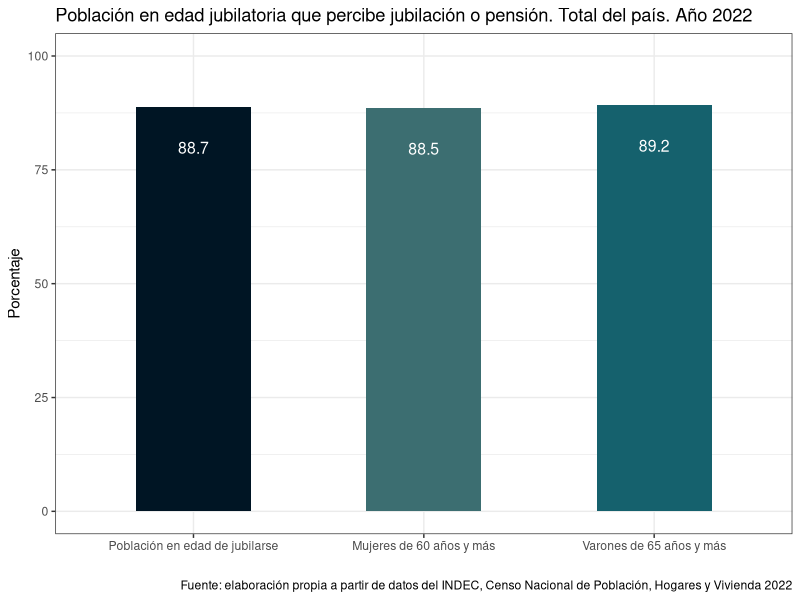
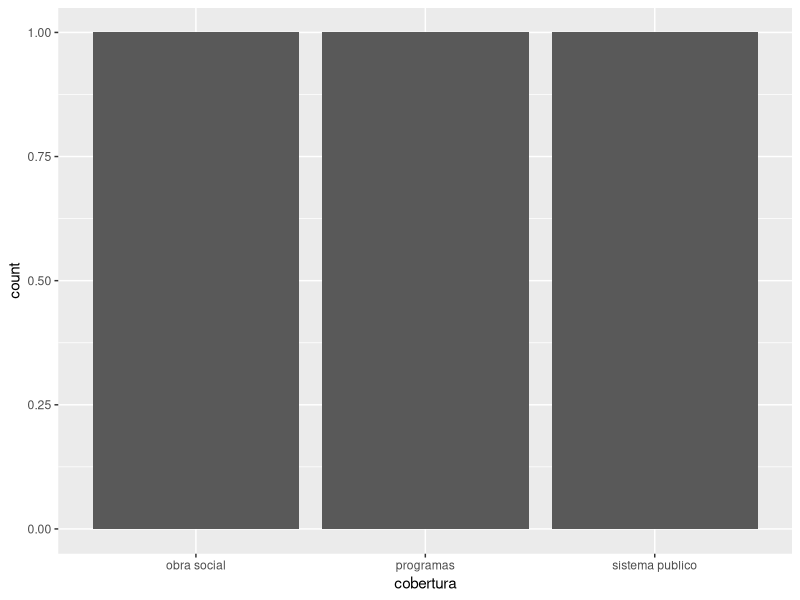
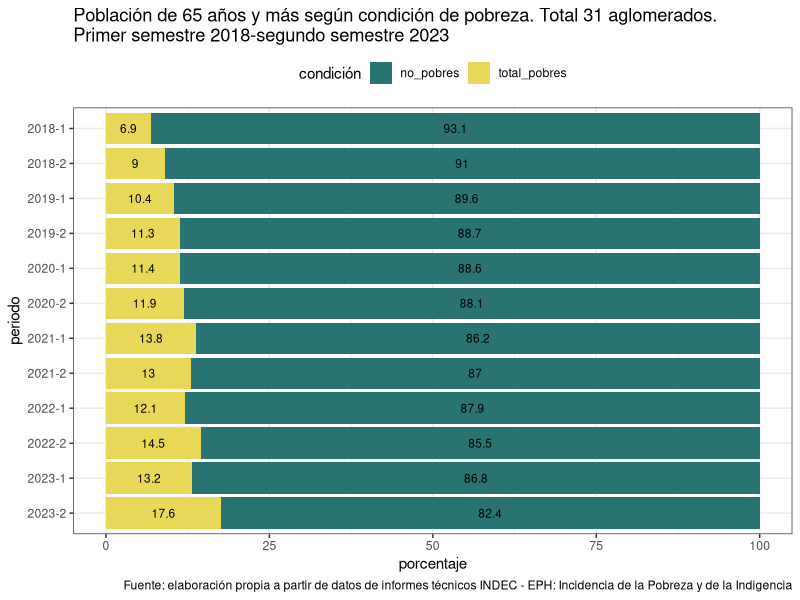
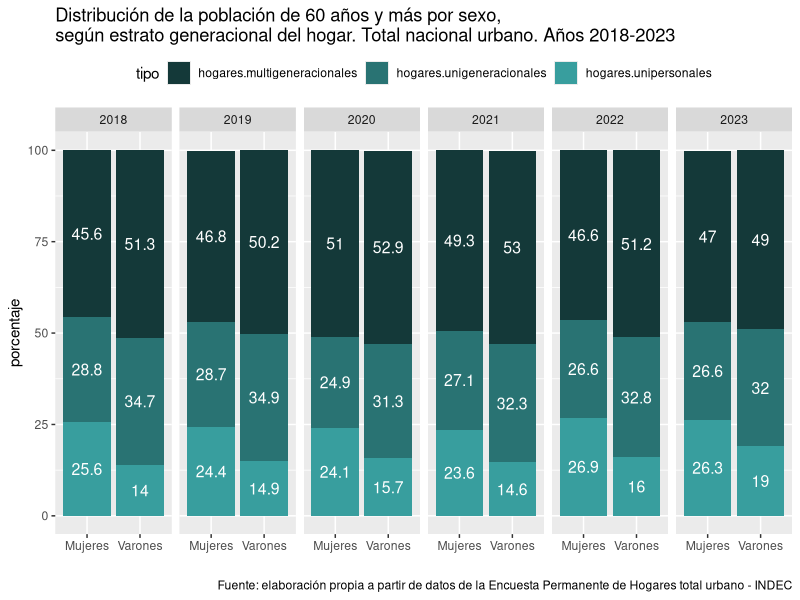
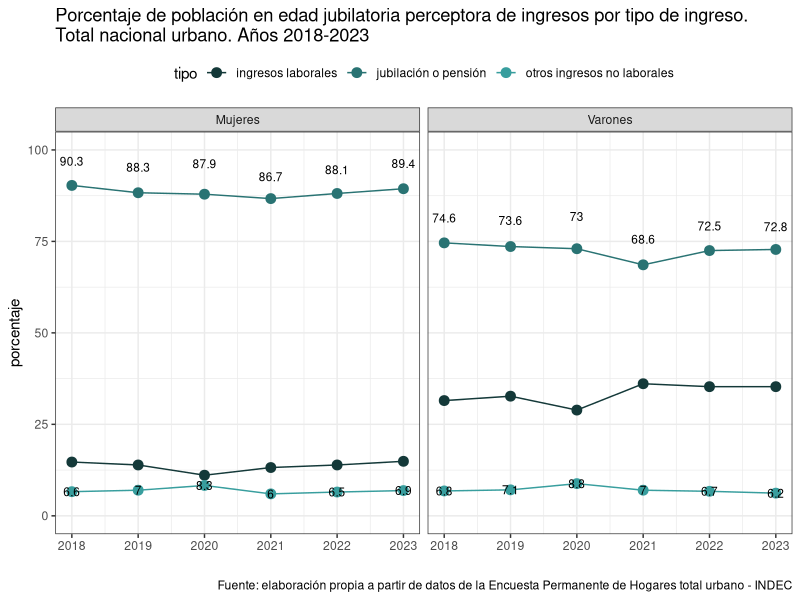
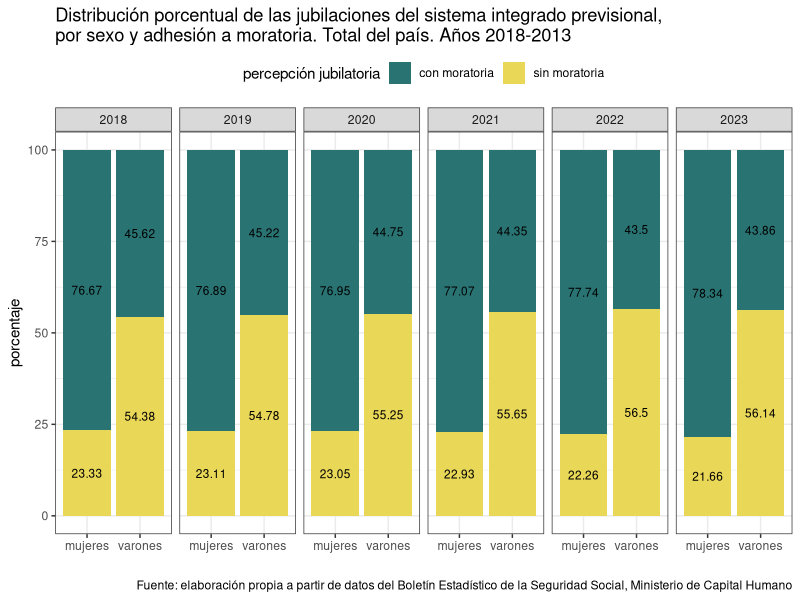

The R source for these figures, in order:
## ---- chunk 1
knitr::opts_chunk$set(echo = TRUE)

library(tidyverse)
library(openxlsx)
## ---- chunk 2
# EPH
pobreza <- read.xlsx("data/datos.xlsx", sheet = "pobreza")
estrato <- read.xlsx("data/datos.xlsx", sheet = "estrato")
ingresos  <- read.xlsx("data/datos.xlsx", sheet = "ingresos")

# CAPITAL HUMANO 
bess <- read.xlsx("data/datos.xlsx", sheet = "bess-1")

# CENSO 
salud  <- read.xlsx("data/datos.xlsx", sheet = "salud")
jubilacion <- read.xlsx("data/datos.xlsx", sheet = "jubilacion")
salud2 <- read.xlsx("data/datos.xlsx", sheet = "salud2")
## ---- chunk 3
jubilacion <- jubilacion %>% 
  mutate(sexo = factor(sexo, levels = c("total", "mujeres", "varones")),
         cobertura = case_when(
           sexo == "total" ~ "Población en edad de jubilarse",
           sexo == "mujeres" ~ "Mujeres de 60 años y más",
           sexo == "varones" ~ "Varones de 65 años y más"),
         cobertura = fct_relevel(cobertura, c("Población en edad de jubilarse", 
                                              "Mujeres de 60 años y más", 
                                              "Varones de 65 años y más")))

ggplot(jubilacion, aes(cobertura, porcentaje, fill = sexo)) +
  geom_col(width = 0.5) +
  ylim(c(0,100)) +
  #scale_fill_manual(values = c("#fb8b24","#d90368","#820263")) +
  scale_fill_manual(values = c("#001524","#3c6e71","#15616d")) +
  theme_bw() +
  theme(
    legend.position = "none"
  ) +
  geom_text(aes(label = porcentaje), 
            position = position_stack(vjust = 0.9), 
            size = 4, colour = "white") +
  labs(
    x = " ",
    y =  "Porcentaje",
    title = "Población en edad jubilatoria que percibe jubilación o pensión. Total del país. Año 2022",
    caption = "Fuente: elaboración propia a partir de datos del INDEC, Censo Nacional de Población, Hogares y Vivienda 2022"
  )
## ---- chunk 4
ggplot(salud, aes(cobertura)) +
  geom_bar()

## ---- chunk 5

## ---- chunk 6

gpobreza <- pobreza %>% 
  select(1:2,5:6) %>% 
  pivot_longer(cols = c(3:4), names_to = "pobreza", values_to = "value") %>% 
  mutate(periodo =  paste0(anio, "-", semestre)) 


ggplot(gpobreza, aes(periodo, value, fill = pobreza)) +
  geom_col() +
  scale_fill_manual(values = c("#297373", "#e9d758")) +
  theme_bw() +
  theme(
    legend.position = "top"
  ) +
  coord_flip() +
  scale_x_discrete(limits=rev) +
  geom_text(aes(label = value, group = pobreza), 
            position = position_stack(vjust = 0.5), 
            size = 3, colour = "black") +
  labs(
    x = "periodo",
    y = "porcentaje",
    fill = "condición",
    title = "Población de 65 años y más según condición de pobreza. Total 31 aglomerados. \nPrimer semestre 2018-segundo semestre 2023",
    caption = "Fuente: elaboración propia a partir de datos de informes técnicos INDEC - EPH: Incidencia de la Pobreza y de la Indigencia"
  )
  
## ---- chunk 7

estrato <- estrato %>% 
  filter(Grupo ==  "Total",
         Sexo != "Total") %>% 
  select(1, 3, 9:11) %>% 
  pivot_longer(cols = c(3:5), names_to = "tipo", values_to = "porcentaje")




ggplot(estrato, aes(Sexo, porcentaje, fill = tipo)) +
  geom_col() +
 scale_fill_manual(values = c("#143939","#297373", "#389e9e"))+
 facet_grid(~ANO4) +
#   theme_light() +
  labs(
    title = "Distribución de la población de 60 años y más por sexo,\nsegún estrato generacional del hogar. Total nacional urbano. Años 2018-2023",
    y = "porcentaje",
    caption = "Fuente: elaboración propia a partir de datos de la Encuesta Permanente de Hogares total urbano - INDEC",
    x = " "
  ) +
  geom_text(aes(label = porcentaje, group = Sexo),
            position = position_stack(vjust = .5),size = 4, colour = "white") +
 theme(legend.position = "top")
## ---- chunk 8
ingresos <- ingresos %>% 
  filter(CH04 != "Total") %>% 
  select(1,2, 7:9) %>% 
  pivot_longer(cols = c(3:5), names_to = "tipo", values_to = "porcentaje") %>% 
  mutate(tipo = 
           case_when(tipo == "Ingresos.laborales" ~ "ingresos laborales",
                     tipo == "Jubilación.o.pensión" ~ "jubilación o pensión",
                     tipo == "Otros.ingresos.no.laborales" ~ "otros ingresos no laborales")) %>% 
  rename(ano = "Año", sexo =  CH04)


ggplot(ingresos, aes(ano, porcentaje, group = tipo, colour = tipo)) +
  geom_point(size = 3) +
  geom_line(linetype = 1) +
  facet_wrap(~sexo) +
  ylim(c(0,100)) +
  scale_color_manual(values = c("#143939","#297373", "#389e9e"))+
 # facet_grid(ano ~ tipo) +
 theme_bw() +
  labs(
    title = "Porcentaje de población en edad jubilatoria perceptora de ingresos por tipo de ingreso. \nTotal nacional urbano. Años 2018-2023",
    y = "porcentaje",
    caption = "Fuente: elaboración propia a partir de datos de la Encuesta Permanente de Hogares total urbano - INDEC",
    x = " "
  ) +
  geom_text(aes(label = porcentaje, group = tipo),
            position = position_stack(vjust = 1),size = 3, colour = "black") +
 theme(legend.position = "top")

## ---- chunk 9
gbess <- bess %>% 
  filter(ano %in% c(2018:2023)) %>% 
  mutate(pp_con_v = round(con_moratoria_v/total_v*100,2),
         pp_sin_v = round(sin_moratoria_v/total_v*100,2),
         pp_con_m = round(con_moratoria_m/total_m*100,2),
         pp_sin_m = round(sin_moratoria_m/total_m*100,2)
         ) %>% 
  select(1, 8:11) %>% 
  pivot_longer(cols = c(2:5),names_to = "porcentaje", values_to = "value") %>% 
  mutate(sexo = case_when(porcentaje %in% c("pp_con_m","pp_sin_m") ~ "mujeres",
                          TRUE ~ "varones"),
         jubilacion =  case_when(porcentaje %in% c("pp_con_m","pp_con_v") ~ "con moratoria",
                          TRUE ~ "sin moratoria")
         )


ggplot(gbess, aes(sexo, value, fill = jubilacion))+
  geom_col() +
  facet_wrap(~ ano, nrow = 1) +
  #coord_flip() +
  #scale_fill_brewer(palette = "Set2") +
  scale_fill_manual(values = c("#297373", "#e9d758")) +
  theme_bw() +
  theme(
    legend.position = "top"
  ) +
  geom_text(aes(label = value, group = jubilacion), 
            position = position_stack(vjust = 0.5), 
            size = 3, colour = "black") +
  labs(
    x = " ",
    y = "porcentaje",
    fill = "percepción jubilatoria",
    title = "Distribución porcentual de las jubilaciones del sistema integrado previsional, \npor sexo y adhesión a moratoria. Total del país. Años 2018-2013",
    caption = "Fuente: elaboración propia a partir de datos del Boletín Estadístico de la Seguridad Social, Ministerio de Capital Humano"
  )
